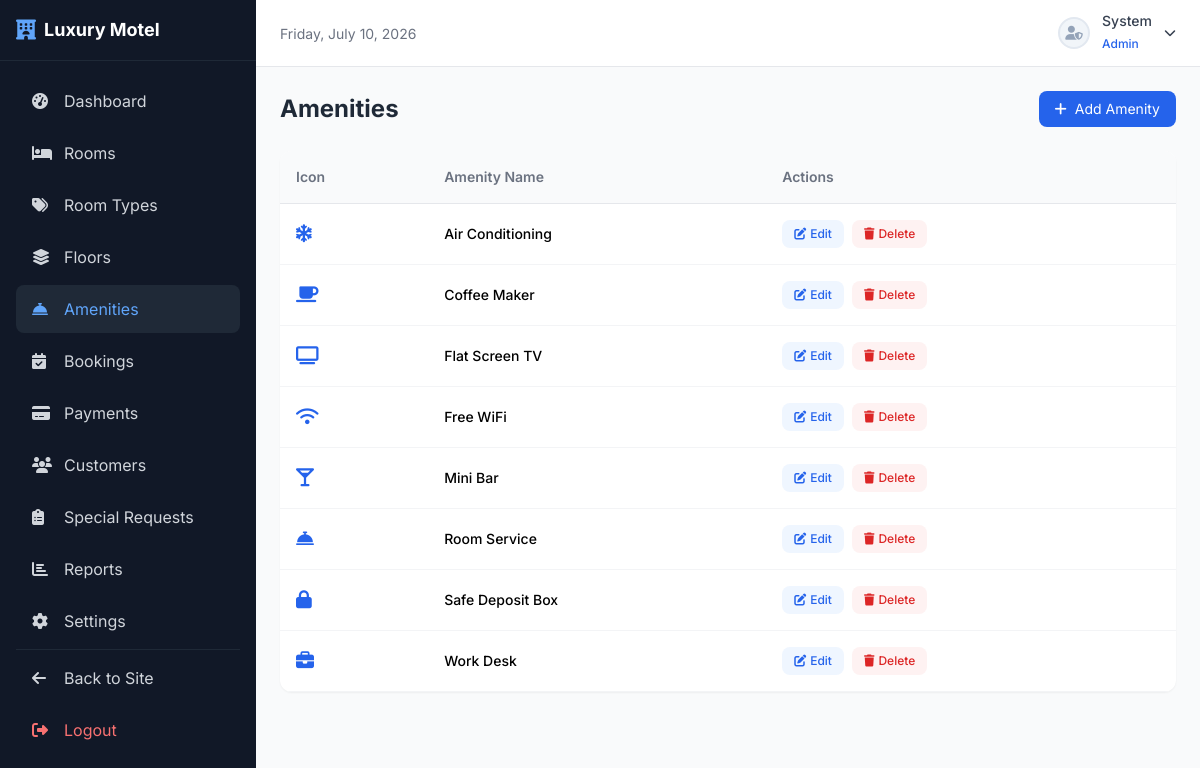
Screenshot of /admin/amenities/index.php (signed in) with the database file from the repository.
### tables this page shows
CREATE TABLE IF NOT EXISTS `amenities` (
    `amenity_id` INT AUTO_INCREMENT PRIMARY KEY,
    `amenity_name` VARCHAR(100) NOT NULL UNIQUE,
    `icon` VARCHAR(100) DEFAULT 'fa-tag'
);

### config/db.php (called while the page is built, shortened)
<?php
function sanitize($input) {
    return htmlspecialchars(strip_tags(trim($input)), ENT_QUOTES, 'UTF-8');
}

### admin/amenities/index.php (the view, shortened to what this page needs)
<?php
require_once '../../config/db.php';
include '../header.php';
$amenities = $pdo->query("SELECT * FROM amenities ORDER BY amenity_name")->fetchAll();
?>
<div class="ml-64 min-h-screen">
    <div class="p-6">
        <div class="flex items-center justify-between mb-6">
            <h1 class="text-2xl font-bold text-gray-800">Amenities</h1>
            <a href="create.php" class="bg-blue-600 text-white px-4 py-2 rounded-lg hover:bg-blue-700 transition text-sm"><i class="fas fa-plus mr-2"></i>Add Amenity</a>
        </div>
        <div class="bg-white rounded-xl shadow-sm overflow-hidden">
            <div class="overflow-x-auto">
                <table class="w-full text-sm">
                    <thead>
                        <tr class="bg-gray-50 text-left text-gray-500 border-b">
                            <th class="p-4 font-semibold">Icon</th>
                            <th class="p-4 font-semibold">Amenity Name</th>
                            <th class="p-4 font-semibold">Actions</th>
                        </tr>
                    </thead>
                    <tbody>
                        <?php foreach ($amenities as $amenity): ?>
                        <tr class="border-b border-gray-100 hover:bg-gray-50">
                            <td class="p-4"><i class="fas <?php echo sanitize($amenity['icon'] ?? 'fa-tag'); ?> text-blue-600 text-lg w-8"></i></td>
                            <td class="p-4 font-medium"><?php echo sanitize($amenity['amenity_name']); ?></td>
                            <td class="p-4">
                                <div class="flex items-center space-x-2">
                                    <a href="edit.php?id=<?php echo $amenity['amenity_id']; ?>" class="text-blue-600 hover:text-blue-800 bg-blue-50 px-3 py-1.5 rounded-lg text-xs font-medium"><i class="fas fa-edit mr-1"></i>Edit</a>
                                    <a href="delete.php?id=<?php echo $amenity['amenity_id']; ?>" class="text-red-600 hover:text-red-800 bg-red-50 px-3 py-1.5 rounded-lg text-xs font-medium" onclick="var _t=this;event.preventDefault();showSystemModal('Delete Amenity','Are you sure you want to delete this amenity?','error',function(){location.href=_t.href;})"><i class="fas fa-trash mr-1"></i>Delete</a>
                                </div>
                            </td>
                        </tr>
                        <?php endforeach; ?>
                    </tbody>
                </table>
            </div>
        </div>
    </div>
</div>
<?php include '../../includes/admin-footer.php'; ?>

### rows the page displays
amenities: amenity_name "Air Conditioning"
amenities: amenity_name "Coffee Maker"
amenities: amenity_name "Flat Screen TV"
amenities: amenity_name "Free WiFi"
amenities: amenity_name "Mini Bar"
amenities: amenity_name "Room Service"
amenities: amenity_name "Safe Deposit Box"
amenities: amenity_name "Work Desk"

### other values shown
$_SESSION['first_name'] "System"
$_SESSION['role_name'] "Admin"
